Frame 1 (no input): blank canvas, image omitted
Frame 60 (the mouse pressed at the canvas centre just before this capture): blank canvas, image omitted
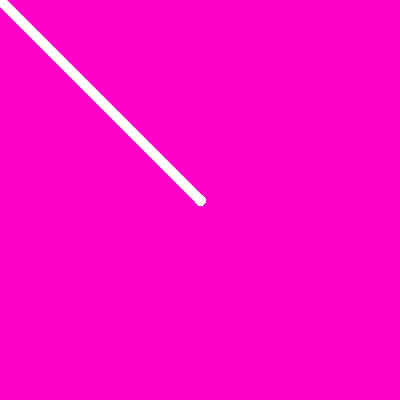
Frame 120 (the mouse held since frame 60 and released just before this capture)

The Processing sketch whose frames 1 and 60 were blank and that drew this single picture after the mouse press (run headless with seeded random() and noise(); from frame 60 on, the mouse is pressed at the canvas centre):

// Processing sketch: KK_01_tegneprogram
// ── KK_01_tegneprogram.pde
color hvid = color(255, 255, 255);
color bg = color(255, 0, 200);
boolean isEraser = false;

void settings() {
  size(400, 400);
}
void setup() {
  background(bg);
  strokeWeight(10);
  stroke(hvid);
}

void draw() {
  // hvis musen trykkes ned, så tegn en streg fra den nuværende til den tidligere museposition
  if (mousePressed == true) line(mouseX, mouseY, pmouseX, pmouseY);
   
  /*
  bemærk at man gerne må skrive et if statement i een linje,
  uden tuborgklamper, hvis man kun "gør" een ting
  */
}

void keyPressed() {
  // SLET ALLE STREGER
  if (key == 'd') background(bg); //hvis vi trykker d-tasten, så mal alting over med en ny baggrund
  
  // SKIFT MELLEM VISKELÆDER OG STREG
  if (key == 'v') { //hvis du har trykket på v-tasten...
    //... så tjek om vi visker eller ikke visker...
    if (isEraser == false) { // hvis indstillingen er sat til at viske ud...
      stroke(hvid); //... sæt stregfarven til hvid ...
      isEraser = true; //... gem den nye indstilling
    } else { // hvis indstillingen er sat til at tegne streger...
      stroke(bg); //... sæt stregfarven til at være ligesom baggrunden
      isEraser = false; //... og gem den nye indstilling
    }
  }
}
